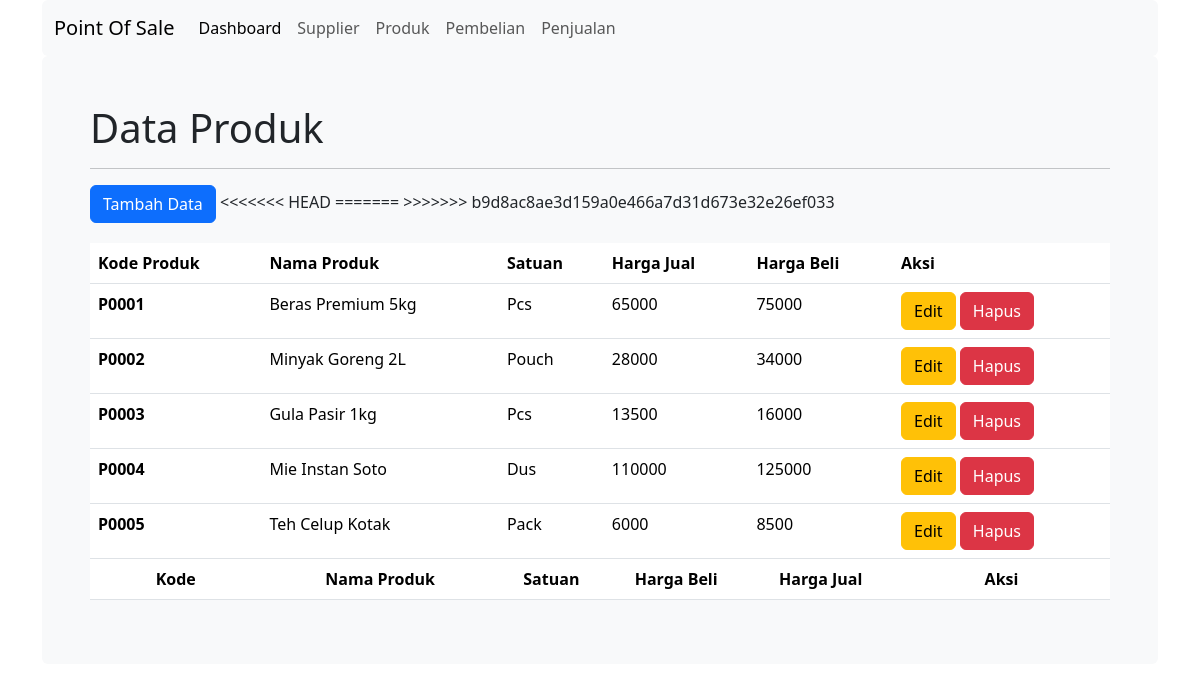
Screenshot of /index.php?menu=produk with the database file from the repository.
### tables this page shows
CREATE TABLE `produk` (
  `id` varchar(6) NOT NULL,
  `nama` varchar(50) NOT NULL,
  `satuan` varchar(10) NOT NULL,
  `hargabeli` double NOT NULL,
  `hargajual` double NOT NULL
);

### pages/produk/index.php (the view, shortened to what this page needs)
<div>
    <div class="bg-body-tertiary p-5 rounded">
        <div class="col-sm-12 mx-auto">
            <h1>Data Produk</h1>
            <hr>
            <button type="button" class="btn btn-primary" onclick="add()">
                Tambah Data
            </button>
            <table class="table" style="margin-top: 20px;">
                <thead>
                    <tr>
                        <th scope="col">Kode Produk</th>
                        <th scope="col">Nama Produk</th>
                        <th scope="col">Satuan</th>
                        <th scope="col">Harga Jual</th>
                         <th scope="col">Harga Beli</th>
                        <th scope="col">Aksi</th>
                    </tr>
                </thead>
                <tbody>
                    <?php
                    $query = mysqli_query($conn, "select * from produk");
                    while ($row = mysqli_fetch_assoc($query)) {
                    ?>
                        <tr>
                            <th><?php echo $row['id'] ?></th>
                            <td><?php echo $row['nama'] ?></td>
                            <td><?php echo $row['satuan'] ?></td>
                            <td><?php echo $row['hargabeli'] ?></td>
                            <td><?php echo $row['hargajual'] ?></td>
                            <td>
                                <button type="button" class="btn btn-warning" onclick="edit()">
                                    Edit
                                </button>
                                <button type="button" class="btn btn-danger">
                                    Hapus
                                </button>
                            </td>
                        </tr>
                    <?php
                    }
                    ?>
                        <th scope="col" style="text-align: center;">Kode</th>
                        <th scope="col" style="text-align: center;">Nama Produk</th>
                        <th scope="col" style="text-align: center;">Satuan</th>
                        <th scope="col" style="text-align: center;">Harga Beli</th>
                        <th scope="col" style="text-align: center;">Harga Jual</th>
                        <th scope="col" style="text-align: center;">Aksi</th>
            </table>
        </div>
    </div>
</div>

### rows the page displays
produk: id "P0001", nama "Beras Premium 5kg", satuan "Pcs", hargabeli "65000", hargajual "75000"
produk: id "P0002", nama "Minyak Goreng 2L", satuan "Pouch", hargabeli "28000", hargajual "34000"
produk: id "P0003", nama "Gula Pasir 1kg", satuan "Pcs", hargabeli "13500", hargajual "16000"
produk: id "P0004", nama "Mie Instan Soto", satuan "Dus", hargabeli "110000", hargajual "125000"
produk: id "P0005", nama "Teh Celup Kotak", satuan "Pack", hargabeli "6000", hargajual "8500"
